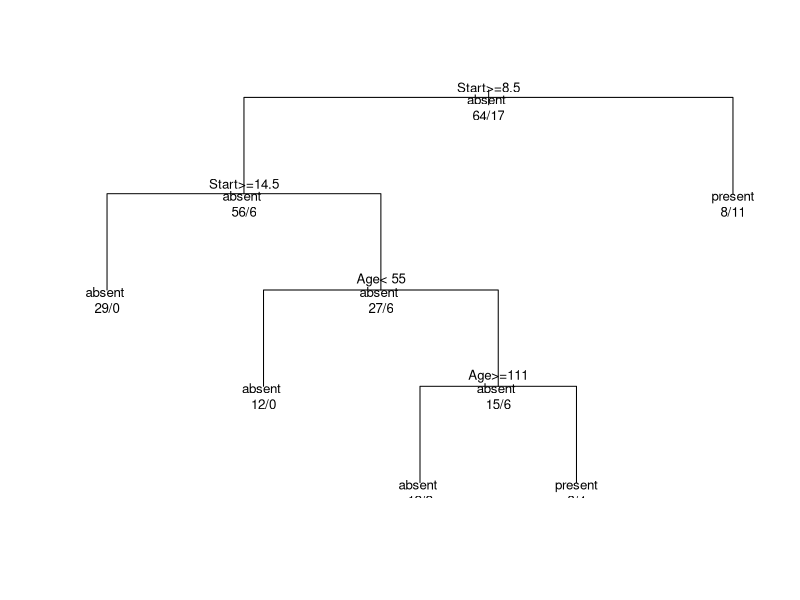

Write R code to recreate this figure.
library(rpart)
data("kyphosis")
head(kyphosis)
fit=rpart(Kyphosis~Age+Number+Start,method="class",data=kyphosis)
printcp(fit)
summary(fit)
plot(fit, uniform = TRUE)
text(fit,use.n=TRUE, all=TRUE, cex=0.8)
